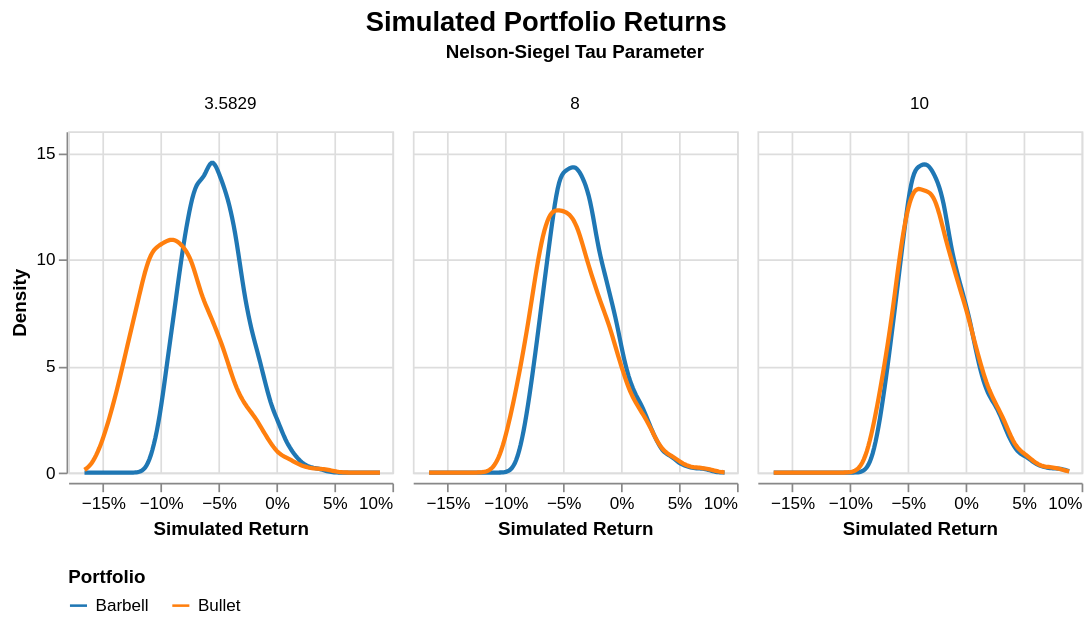

Here is the notebook cell this chart was saved with:
### Markdown cell above
### 4.2 Visualizing Returns: The Distribution of Outcomes 📊

Now that our data is stacked into a single, tidy format, it is time to actually see the results. The density plots below represent the continuous probability distribution of our 10,000 simulated returns for both the Barbell and the Bullet portfolios.

As you examine these charts, pay close attention to the width and shape of the curves. A taller, narrower curve means the simulated returns are tightly clustered together (lower variance), while a wider curve indicates higher risk and a wider range of possible outcomes.

Keep our "volatility spotlight" metaphor in mind. Watch how the orange Bullet distribution reacts in our base case ($\tau$ = 3.5829), and then look at what happens to the blue Barbell distribution as we slide $\tau$ all the way out to 10. The visual shift in these distributions is the pure, mechanical result of convexity and maturity placement interacting with shifting yield curve regimes.

### Code cell
density_lines = alt.Chart(df_final_long).transform_density(
    'Simulated_Return',
    as_=['Simulated_Return', 'density'],
    groupby=['Tau', 'Portfolio']
).mark_line(size=2.5).encode(
    alt.X('Simulated_Return:Q',
          title='Simulated Return',
          axis=alt.Axis(format='%')),
    alt.Y('density:Q', title='Density'),

    # 1. THE FIX: Move the legend to the bottom (saves ~100px of width)
    alt.Color('Portfolio:N',
              scale=alt.Scale(domain=['Barbell', 'Bullet'],
                              range=['#1f77b4', '#ff7f0e']),
              legend=alt.Legend(title="Portfolio", orient='bottom')),

    column=alt.Column('Tau:N', title='Nelson-Siegel Tau Parameter')
).properties(
    width=190, # Dropping just a hair to be safe
    height=200,
    title='Simulated Portfolio Returns'
).configure_title(
    fontSize=16,
    anchor='middle'
).configure_facet(
    # 2. THE FIX: Tighten the default empty space between the faceted charts
    spacing=10
)

density_lines

### Figure 1 — Vega-Lite specification as saved in the notebook (floating-point values rounded to 4 significant figures; data arrays with more than 128 entries replaced by an {"elided": "..."} marker saying what was removed)
{"config": {"view": {"continuousWidth": 300, "continuousHeight": 300}, "facet": {"spacing": 10}, "title": {"anchor": "middle", "fontSize": 16}}, "data": {"name": "data-ac79ac512d549cc7ff0ee0d59fc45449"}, "mark": {"type": "line", "size": 2.5}, "encoding": {"color": {"field": "Portfolio", "legend": {"orient": "bottom", "title": "Portfolio"}, "scale": {"domain": ["Barbell", "Bullet"], "range": ["#1f77b4", "#ff7f0e"]}, "type": "nominal"}, "column": {"field": "Tau", "title": "Nelson-Siegel Tau Parameter", "type": "nominal"}, "x": {"axis": {"format": "%"}, "field": "Simulated_Return", "title": "Simulated Return", "type": "quantitative"}, "y": {"field": "density", "title": "Density", "type": "quantitative"}}, "height": 200, "title": "Simulated Portfolio Returns", "transform": [{"density": "Simulated_Return", "groupby": ["Tau", "Portfolio"], "as": ["Simulated_Return", "density"]}], "width": 190, "$schema": "https://vega.github.io/schema/vega-lite/v5.20.1.json", "datasets": {"data-ac79ac512d549cc7ff0ee0d59fc45449": {"elided": "60000 records"}}}
